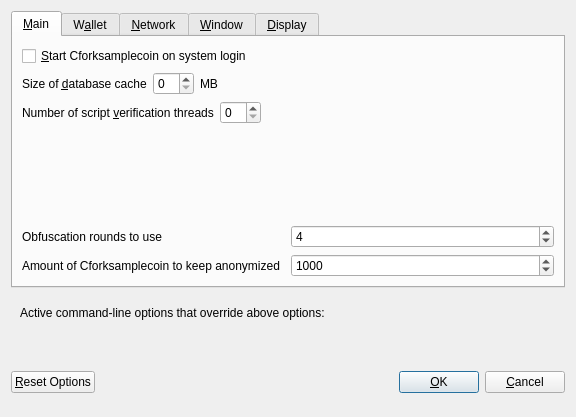
<?xml version="1.0" encoding="UTF-8"?>
<ui version="4.0">
 <class>OptionsDialog</class>
 <widget class="QDialog" name="OptionsDialog">
  <property name="geometry">
   <rect>
    <x>0</x>
    <y>0</y>
    <width>576</width>
    <height>417</height>
   </rect>
  </property>
  <property name="windowTitle">
   <string>Options</string>
  </property>
  <property name="modal">
   <bool>true</bool>
  </property>
  <layout class="QVBoxLayout" name="verticalLayout">
   <item>
    <widget class="QTabWidget" name="tabWidget">
     <property name="currentIndex">
      <number>0</number>
     </property>
     <widget class="QWidget" name="tabMain">
      <attribute name="title">
       <string>&amp;Main</string>
      </attribute>
      <layout class="QVBoxLayout" name="verticalLayout_Main">
       <item>
        <widget class="QCheckBox" name="bitcoinAtStartup">
         <property name="toolTip">
          <string>Automatically start Cforksamplecoin after logging in to the system.</string>
         </property>
         <property name="text">
          <string>&amp;Start Cforksamplecoin on system login</string>
         </property>
        </widget>
       </item>
       <item>
        <layout class="QHBoxLayout" name="horizontalLayout_2_Main">
         <item>
          <widget class="QLabel" name="databaseCacheLabel">
           <property name="text">
            <string>Size of &amp;database cache</string>
           </property>
           <property name="textFormat">
            <enum>Qt::PlainText</enum>
           </property>
           <property name="buddy">
            <cstring>databaseCache</cstring>
           </property>
          </widget>
         </item>
         <item>
          <widget class="QSpinBox" name="databaseCache"/>
         </item>
         <item>
          <widget class="QLabel" name="databaseCacheUnitLabel">
           <property name="text">
            <string>MB</string>
           </property>
           <property name="textFormat">
            <enum>Qt::PlainText</enum>
           </property>
          </widget>
         </item>
         <item>
          <spacer name="horizontalSpacer_2_Main">
           <property name="orientation">
            <enum>Qt::Horizontal</enum>
           </property>
           <property name="sizeHint" stdset="0">
            <size>
             <width>40</width>
             <height>20</height>
            </size>
           </property>
          </spacer>
         </item>
        </layout>
       </item>
       <item>
        <layout class="QHBoxLayout" name="horizontalLayout_3_Main">
         <item>
          <widget class="QLabel" name="threadsScriptVerifLabel">
           <property name="text">
            <string>Number of script &amp;verification threads</string>
           </property>
           <property name="textFormat">
            <enum>Qt::PlainText</enum>
           </property>
           <property name="buddy">
            <cstring>threadsScriptVerif</cstring>
           </property>
          </widget>
         </item>
         <item>
          <widget class="QSpinBox" name="threadsScriptVerif">
           <property name="toolTip">
            <string>(0 = auto, &lt;0 = leave that many cores free)</string>
           </property>
          </widget>
         </item>
         <item>
          <spacer name="horizontalSpacer_3_Main">
           <property name="orientation">
            <enum>Qt::Horizontal</enum>
           </property>
           <property name="sizeHint" stdset="0">
            <size>
             <width>40</width>
             <height>20</height>
            </size>
           </property>
          </spacer>
         </item>
        </layout>
       </item>
       <item>
        <spacer name="verticalSpacer_Main">
         <property name="orientation">
          <enum>Qt::Vertical</enum>
         </property>
         <property name="sizeHint" stdset="0">
          <size>
           <width>20</width>
           <height>40</height>
          </size>
         </property>
        </spacer>
       </item>
       <item>
        <layout class="QHBoxLayout" name="horizontalLayout_4_Main">
         <item>
          <widget class="QLabel" name="label">
           <property name="toolTip">
            <string>This setting determines the amount of individual masternodes that an input will be anonymized through.&lt;br/&gt;More rounds of anonymization gives a higher degree of privacy, but also costs more in fees.</string>
           </property>
           <property name="text">
            <string>Obfuscation rounds to use</string>
           </property>
          </widget>
         </item>
         <item>
          <widget class="QSpinBox" name="obfuscationRounds">
           <property name="minimum">
            <number>2</number>
           </property>
           <property name="maximum">
            <number>8</number>
           </property>
           <property name="value">
            <number>4</number>
           </property>
          </widget>
         </item>
        </layout>
       </item>
       <item>
        <layout class="QHBoxLayout" name="horizontalLayout">
         <item>
          <widget class="QLabel" name="label_2">
           <property name="toolTip">
            <string>This amount acts as a threshold to turn off Obfuscation once it's reached.</string>
           </property>
           <property name="statusTip">
            <string notr="true"/>
           </property>
           <property name="whatsThis">
            <string notr="true"/>
           </property>
           <property name="accessibleName">
            <string notr="true"/>
           </property>
           <property name="accessibleDescription">
            <string notr="true"/>
           </property>
           <property name="text">
            <string>Amount of Cforksamplecoin to keep anonymized</string>
           </property>
          </widget>
         </item>
         <item>
          <widget class="QSpinBox" name="anonymizeCforksamplecoin">
           <property name="minimum">
            <number>100</number>
           </property>
           <property name="maximum">
            <number>100000</number>
           </property>
           <property name="singleStep">
            <number>100</number>
           </property>
           <property name="value">
            <number>1000</number>
           </property>
          </widget>
         </item>
        </layout>
       </item>
      </layout>
     </widget>
     <widget class="QWidget" name="tabWallet">
      <attribute name="title">
       <string>W&amp;allet</string>
      </attribute>
      <layout class="QVBoxLayout" name="verticalLayout_Wallet">
       <item>
        <widget class="QGroupBox" name="groupBox">
         <property name="title">
          <string>Expert</string>
         </property>
         <layout class="QVBoxLayout" name="verticalLayout_2">
          <item>
           <widget class="QCheckBox" name="coinControlFeatures">
            <property name="toolTip">
             <string>Whether to show coin control features or not.</string>
            </property>
            <property name="text">
             <string>Enable coin &amp;control features</string>
            </property>
           </widget>
          </item>
          <item>
           <widget class="QCheckBox" name="showMasternodesTab">
            <property name="toolTip">
             <string>Show additional tab listing all your masternodes in first sub-tab&lt;br/&gt;and all masternodes on the network in second sub-tab.</string>
            </property>
            <property name="text">
             <string>Show Masternodes Tab</string>
            </property>
           </widget>
          </item>
          <item>
           <widget class="QCheckBox" name="spendZeroConfChange">
            <property name="toolTip">
             <string>If you disable the spending of unconfirmed change, the change from a transaction&lt;br/&gt;cannot be used until that transaction has at least one confirmation.&lt;br/&gt;This also affects how your balance is computed.</string>
            </property>
            <property name="text">
             <string>&amp;Spend unconfirmed change</string>
            </property>
           </widget>
          </item>
         </layout>
        </widget>
       </item>
       <item>
        <spacer name="verticalSpacer_Wallet">
         <property name="orientation">
          <enum>Qt::Vertical</enum>
         </property>
         <property name="sizeHint" stdset="0">
          <size>
           <width>20</width>
           <height>40</height>
          </size>
         </property>
        </spacer>
       </item>
      </layout>
     </widget>
     <widget class="QWidget" name="tabNetwork">
      <attribute name="title">
       <string>&amp;Network</string>
      </attribute>
      <layout class="QVBoxLayout" name="verticalLayout_Network">
       <item>
        <widget class="QCheckBox" name="mapPortUpnp">
         <property name="toolTip">
          <string>Automatically open the Cforksamplecoin client port on the router. This only works when your router supports UPnP and it is enabled.</string>
         </property>
         <property name="text">
          <string>Map port using &amp;UPnP</string>
         </property>
        </widget>
       </item>
       <item>
        <widget class="QCheckBox" name="allowIncoming">
         <property name="toolTip">
          <string>Accept connections from outside</string>
         </property>
         <property name="text">
          <string>Allow incoming connections</string>
         </property>
        </widget>
       </item>
       <item>
        <widget class="QCheckBox" name="connectSocks">
         <property name="toolTip">
          <string>Connect to the Cforksamplecoin network through a SOCKS5 proxy.</string>
         </property>
         <property name="text">
          <string>&amp;Connect through SOCKS5 proxy (default proxy):</string>
         </property>
        </widget>
       </item>
       <item>
        <layout class="QHBoxLayout" name="horizontalLayout_1_Network">
         <item>
          <widget class="QLabel" name="proxyIpLabel">
           <property name="text">
            <string>Proxy &amp;IP:</string>
           </property>
           <property name="textFormat">
            <enum>Qt::PlainText</enum>
           </property>
           <property name="buddy">
            <cstring>proxyIp</cstring>
           </property>
          </widget>
         </item>
         <item>
          <widget class="QValidatedLineEdit" name="proxyIp">
           <property name="minimumSize">
            <size>
             <width>140</width>
             <height>0</height>
            </size>
           </property>
           <property name="maximumSize">
            <size>
             <width>140</width>
             <height>16777215</height>
            </size>
           </property>
           <property name="toolTip">
            <string>IP address of the proxy (e.g. IPv4: 127.0.0.1 / IPv6: ::1)</string>
           </property>
          </widget>
         </item>
         <item>
          <widget class="QLabel" name="proxyPortLabel">
           <property name="text">
            <string>&amp;Port:</string>
           </property>
           <property name="textFormat">
            <enum>Qt::PlainText</enum>
           </property>
           <property name="buddy">
            <cstring>proxyPort</cstring>
           </property>
          </widget>
         </item>
         <item>
          <widget class="QLineEdit" name="proxyPort">
           <property name="minimumSize">
            <size>
             <width>55</width>
             <height>0</height>
            </size>
           </property>
           <property name="maximumSize">
            <size>
             <width>55</width>
             <height>16777215</height>
            </size>
           </property>
           <property name="toolTip">
            <string>Port of the proxy (e.g. 9050)</string>
           </property>
          </widget>
         </item>
         <item>
          <spacer name="horizontalSpacer_1_Network">
           <property name="orientation">
            <enum>Qt::Horizontal</enum>
           </property>
           <property name="sizeHint" stdset="0">
            <size>
             <width>40</width>
             <height>20</height>
            </size>
           </property>
          </spacer>
         </item>
        </layout>
       </item>
       <item>
        <spacer name="verticalSpacer_Network">
         <property name="orientation">
          <enum>Qt::Vertical</enum>
         </property>
         <property name="sizeHint" stdset="0">
          <size>
           <width>20</width>
           <height>40</height>
          </size>
         </property>
        </spacer>
       </item>
      </layout>
     </widget>
     <widget class="QWidget" name="tabWindow">
      <attribute name="title">
       <string>&amp;Window</string>
      </attribute>
      <layout class="QVBoxLayout" name="verticalLayout_Window">
       <item>
        <widget class="QCheckBox" name="minimizeToTray">
         <property name="toolTip">
          <string>Show only a tray icon after minimizing the window.</string>
         </property>
         <property name="text">
          <string>&amp;Minimize to the tray instead of the taskbar</string>
         </property>
        </widget>
       </item>
       <item>
        <widget class="QCheckBox" name="minimizeOnClose">
         <property name="toolTip">
          <string>Minimize instead of exit the application when the window is closed. When this option is enabled, the application will be closed only after selecting Quit in the menu.</string>
         </property>
         <property name="text">
          <string>M&amp;inimize on close</string>
         </property>
        </widget>
       </item>
       <item>
        <spacer name="verticalSpacer_Window">
         <property name="orientation">
          <enum>Qt::Vertical</enum>
         </property>
         <property name="sizeHint" stdset="0">
          <size>
           <width>20</width>
           <height>40</height>
          </size>
         </property>
        </spacer>
       </item>
      </layout>
     </widget>
     <widget class="QWidget" name="tabDisplay">
      <attribute name="title">
       <string>&amp;Display</string>
      </attribute>
      <layout class="QVBoxLayout" name="verticalLayout_Display">
       <item>
        <layout class="QHBoxLayout" name="horizontalLayout_1_Display">
         <item>
          <widget class="QLabel" name="langLabel">
           <property name="text">
            <string>User Interface &amp;language:</string>
           </property>
           <property name="textFormat">
            <enum>Qt::PlainText</enum>
           </property>
           <property name="buddy">
            <cstring>lang</cstring>
           </property>
          </widget>
         </item>
         <item>
          <widget class="QValueComboBox" name="lang">
           <property name="toolTip">
            <string>The user interface language can be set here. This setting will take effect after restarting Cforksamplecoin.</string>
           </property>
          </widget>
         </item>
        </layout>
       </item>
       <item>
        <widget class="QLabel" name="label_3">
         <property name="toolTip">
          <string notr="true"/>
         </property>
         <property name="statusTip">
          <string notr="true"/>
         </property>
         <property name="whatsThis">
          <string notr="true"/>
         </property>
         <property name="accessibleName">
          <string notr="true"/>
         </property>
         <property name="text">
          <string>Language missing or translation incomplete? Help contributing translations here:
https://www.transifex.com/cforksamplecoin-project/cforksamplecoin-project-translations</string>
         </property>
         <property name="wordWrap">
          <bool>true</bool>
         </property>
         <property name="openExternalLinks">
          <bool>true</bool>
         </property>
         <property name="textInteractionFlags">
          <set>Qt::TextBrowserInteraction</set>
         </property>
        </widget>
       </item>
       <item>
        <layout class="QHBoxLayout" name="horizontalLayout_4_Display" stretch="0,0">
         <item>
          <widget class="QLabel" name="themeLabel">
           <property name="text">
            <string>User Interface Theme:</string>
           </property>
          </widget>
         </item>
         <item>
          <widget class="QValueComboBox" name="theme"/>
         </item>
        </layout>
       </item>
       <item>
        <widget class="Line" name="line">
         <property name="orientation">
          <enum>Qt::Horizontal</enum>
         </property>
        </widget>
       </item>
       <item>
        <layout class="QHBoxLayout" name="horizontalLayout_2_Display">
         <item>
          <widget class="QLabel" name="unitLabel">
           <property name="text">
            <string>&amp;Unit to show amounts in:</string>
           </property>
           <property name="textFormat">
            <enum>Qt::PlainText</enum>
           </property>
           <property name="buddy">
            <cstring>unit</cstring>
           </property>
          </widget>
         </item>
         <item>
          <widget class="QValueComboBox" name="unit">
           <property name="toolTip">
            <string>Choose the default subdivision unit to show in the interface and when sending coins.</string>
           </property>
          </widget>
         </item>
        </layout>
       </item>
       <item>
        <layout class="QHBoxLayout" name="horizontalLayout_5_Display">
         <item>
          <widget class="QLabel" name="digitsLabel">
           <property name="text">
            <string>Decimal digits</string>
           </property>
          </widget>
         </item>
         <item>
          <widget class="QValueComboBox" name="digits"/>
         </item>
        </layout>
       </item>
       <item>
        <layout class="QHBoxLayout" name="horizontalLayout_3_Display">
         <item>
          <widget class="QLabel" name="thirdPartyTxUrlsLabel">
           <property name="toolTip">
            <string>Third party URLs (e.g. a block explorer) that appear in the transactions tab as context menu items. %s in the URL is replaced by transaction hash. Multiple URLs are separated by vertical bar |.</string>
           </property>
           <property name="text">
            <string>Third party transaction URLs</string>
           </property>
           <property name="buddy">
            <cstring>thirdPartyTxUrls</cstring>
           </property>
          </widget>
         </item>
         <item>
          <widget class="QLineEdit" name="thirdPartyTxUrls">
           <property name="toolTip">
            <string>Third party URLs (e.g. a block explorer) that appear in the transactions tab as context menu items. %s in the URL is replaced by transaction hash. Multiple URLs are separated by vertical bar |.</string>
           </property>
          </widget>
         </item>
        </layout>
       </item>
       <item>
        <spacer name="verticalSpacer">
         <property name="orientation">
          <enum>Qt::Vertical</enum>
         </property>
         <property name="sizeHint" stdset="0">
          <size>
           <width>20</width>
           <height>40</height>
          </size>
         </property>
        </spacer>
       </item>
      </layout>
     </widget>
    </widget>
   </item>
   <item>
    <widget class="QFrame" name="frame">
     <layout class="QVBoxLayout" name="verticalLayout_Bottom">
      <item>
       <layout class="QHBoxLayout" name="horizontalLayout_Bottom">
        <item>
         <widget class="QLabel" name="overriddenByCommandLineInfoLabel">
          <property name="text">
           <string>Active command-line options that override above options:</string>
          </property>
          <property name="textFormat">
           <enum>Qt::PlainText</enum>
          </property>
         </widget>
        </item>
        <item>
         <spacer name="horizontalSpacer_Bottom">
          <property name="orientation">
           <enum>Qt::Horizontal</enum>
          </property>
          <property name="sizeHint" stdset="0">
           <size>
            <width>40</width>
            <height>20</height>
           </size>
          </property>
         </spacer>
        </item>
       </layout>
      </item>
      <item>
       <widget class="QLabel" name="overriddenByCommandLineLabel">
        <property name="text">
         <string/>
        </property>
        <property name="textFormat">
         <enum>Qt::PlainText</enum>
        </property>
        <property name="wordWrap">
         <bool>true</bool>
        </property>
       </widget>
      </item>
     </layout>
    </widget>
   </item>
   <item>
    <layout class="QHBoxLayout" name="horizontalLayout_Buttons">
     <item>
      <widget class="QPushButton" name="resetButton">
       <property name="toolTip">
        <string>Reset all client options to default.</string>
       </property>
       <property name="text">
        <string>&amp;Reset Options</string>
       </property>
       <property name="autoDefault">
        <bool>false</bool>
       </property>
      </widget>
     </item>
     <item>
      <spacer name="horizontalSpacer_1">
       <property name="orientation">
        <enum>Qt::Horizontal</enum>
       </property>
       <property name="sizeHint" stdset="0">
        <size>
         <width>40</width>
         <height>48</height>
        </size>
       </property>
      </spacer>
     </item>
     <item>
      <widget class="QLabel" name="statusLabel">
       <property name="minimumSize">
        <size>
         <width>200</width>
         <height>0</height>
        </size>
       </property>
       <property name="font">
        <font>
         <weight>75</weight>
         <bold>true</bold>
        </font>
       </property>
       <property name="text">
        <string/>
       </property>
       <property name="textFormat">
        <enum>Qt::PlainText</enum>
       </property>
       <property name="wordWrap">
        <bool>true</bool>
       </property>
      </widget>
     </item>
     <item>
      <spacer name="horizontalSpacer_2">
       <property name="orientation">
        <enum>Qt::Horizontal</enum>
       </property>
       <property name="sizeHint" stdset="0">
        <size>
         <width>40</width>
         <height>48</height>
        </size>
       </property>
      </spacer>
     </item>
     <item>
      <widget class="QPushButton" name="okButton">
       <property name="text">
        <string>&amp;OK</string>
       </property>
       <property name="autoDefault">
        <bool>false</bool>
       </property>
       <property name="default">
        <bool>true</bool>
       </property>
      </widget>
     </item>
     <item>
      <widget class="QPushButton" name="cancelButton">
       <property name="text">
        <string>&amp;Cancel</string>
       </property>
       <property name="autoDefault">
        <bool>false</bool>
       </property>
      </widget>
     </item>
    </layout>
   </item>
  </layout>
 </widget>
 <customwidgets>
  <customwidget>
   <class>QValidatedLineEdit</class>
   <extends>QLineEdit</extends>
   <header>qvalidatedlineedit.h</header>
  </customwidget>
  <customwidget>
   <class>QValueComboBox</class>
   <extends>QComboBox</extends>
   <header>qvaluecombobox.h</header>
  </customwidget>
 </customwidgets>
 <resources/>
 <connections/>
</ui>
